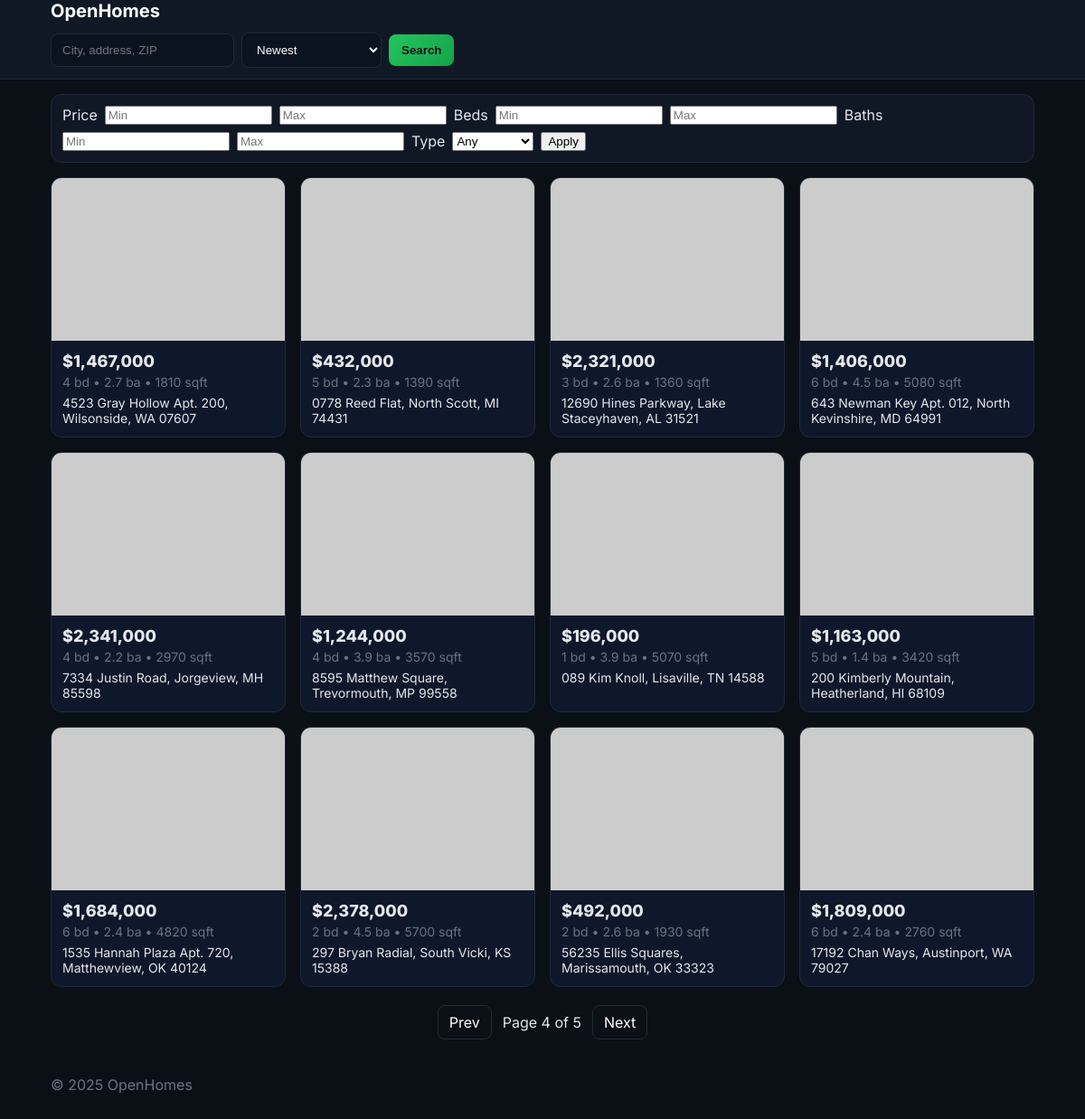
/?page=4, run on the app's committed database.
### app/models.py (models this page shows, shortened)
class Property(db.Model):
    __tablename__ = "properties"
    id: Mapped[int] = mapped_column(Integer, primary_key=True)
    title: Mapped[str] = mapped_column(String(255), nullable=False)
    address_line: Mapped[str] = mapped_column(String(255), nullable=False)
    city: Mapped[str] = mapped_column(String(120), nullable=False)
    state: Mapped[str] = mapped_column(String(20), nullable=False)
    zipcode: Mapped[str] = mapped_column(String(20), nullable=False)
    price: Mapped[int] = mapped_column(Integer, nullable=False, index=True)
    bedrooms: Mapped[int] = mapped_column(Integer, nullable=False, default=0)
    bathrooms: Mapped[float] = mapped_column(Float, nullable=False, default=0.0)
    property_type: Mapped[str] = mapped_column(String(50), nullable=False, default="house")
    square_feet: Mapped[int] = mapped_column(Integer, nullable=True)
    lot_size_sqft: Mapped[int] = mapped_column(Integer, nullable=True)
    latitude: Mapped[float] = mapped_column(Float, nullable=True)
    longitude: Mapped[float] = mapped_column(Float, nullable=True)
    year_built: Mapped[int] = mapped_column(Integer, nullable=True)
    description: Mapped[str] = mapped_column(Text, nullable=True)
    status: Mapped[str] = mapped_column(String(50), nullable=False, default="for_sale")
    created_at: Mapped[datetime] = mapped_column(DateTime, nullable=False, default=datetime.utcnow)
    updated_at: Mapped[datetime] = mapped_column(DateTime, nullable=False, default=datetime.utcnow, onupdate=datetime.utcnow)
    images: Mapped[List["PropertyImage"]] = relationship(
        back_populates="property",
        cascade="all, delete-orphan",
        lazy="selectin",
    )
    __table_args__ = (
        Index("idx_properties_city_state", "city", "state"),
        Index("idx_properties_created_at", "created_at"),
    )

### app/routes/pages.py (the view)
@pages_bp.get("/")
def home():
    per_page = int(request.args.get("per_page") or 12)
    page = int(request.args.get("page") or 1)
    query = Property.query.order_by(Property.created_at.desc())
    pagination = query.paginate(page=page, per_page=per_page, error_out=False)
    return render_template(
        "home.html",
        properties=pagination.items,
        pagination=pagination,
        search_params={},
    )

### app/templates/home.html (shortened to what this page needs)
{% extends 'base.html' %}
{% block content %}
<section class="filters">
  <div class="filter-row">
    <label>Price</label>
    <input type="number" id="min_price" placeholder="Min" min="0" />
    <input type="number" id="max_price" placeholder="Max" min="0" />
    <label>Beds</label>
    <input type="number" id="min_bed" placeholder="Min" min="0" />
    <input type="number" id="max_bed" placeholder="Max" min="0" />
    <label>Baths</label>
    <input type="number" id="min_bath" placeholder="Min" step="0.5" min="0" />
    <input type="number" id="max_bath" placeholder="Max" step="0.5" min="0" />
    <label>Type</label>
    <select id="type">
      <option value="">Any</option>
    </select>
    <button id="applyFilters">Apply</button>
  </div>
</section>
<section id="results" class="grid">
  {% for p in properties %}
  <a class="card" href="/properties/{{ p.id }}">
    <div class="card-image" style="background-image:url('{{ p.images[0].url if p.images else 'https://picsum.photos/640/420?grayscale' }}')"></div>
    <div class="card-body">
      <div class="price">${{ '{:,}'.format(p.price) }}</div>
      <div class="meta">{{ p.bedrooms }} bd • {{ p.bathrooms }} ba • {{ p.square_feet or '?' }} sqft</div>
      <div class="address">{{ p.address_line }}, {{ p.city }}, {{ p.state }} {{ p.zipcode }}</div>
    </div>
  </a>
  {% endfor %}
</section>
{% if pagination.pages > 1 %}
<nav class="pagination">
  {% if pagination.has_prev %}
  <a href="?page={{ pagination.prev_num }}" class="prev">Prev</a>
  {% endif %}
  <span>Page {{ pagination.page }} of {{ pagination.pages }}</span>
  {% if pagination.has_next %}
  <a href="?page={{ pagination.next_num }}" class="next">Next</a>
  {% endif %}
</nav>
{% endif %}
{% endblock %}

### app/static/css/styles.css (style rules this page uses)
* { box-sizing:border-box }
:root { --bg:#0b1017;--surface:#101826;--muted:#6b7280;--text:#e5e7eb;--primary:#22c55e;--card:#0f172a }
body { margin:0;background:var(--bg);color:var(--text);font-family:Inter,system-ui,-apple-system,Segoe UI,Roboto,Helvetica,Arial,sans-serif }
.filters { background:var(--surface);border:1px solid #1f2937;border-radius:12px;margin:16px 0 }
.filter-row { display:flex;flex-wrap:wrap;gap:8px;padding:12px }
.grid { display:grid;grid-template-columns:repeat(auto-fill,minmax(260px,1fr));gap:16px;margin:16px 0 }
.card { background:var(--card);border:1px solid #1f2937;border-radius:12px;overflow:hidden;text-decoration:none;color:inherit;display:flex;flex-direction:column }
.card-image { background:#0b1220;height:180px;background-size:cover;background-position:center }
.card-body { padding:12px }
.price { font-weight:800;font-size:18px }
.meta { color:var(--muted);font-size:14px;margin-top:4px }
.address { margin-top:6px;font-size:14px }
.pagination { display:flex;justify-content:center;align-items:center;gap:12px;margin:20px 0 }
.pagination a { color:#fff;text-decoration:none;padding:8px 12px;border:1px solid #1f2937;border-radius:8px }

### data on the page
Property: price "1,467,000", bedrooms "4", bathrooms "2.7", square_feet "1810", address_line "4523 Gray Hollow Apt. 200", city "Wilsonside", state "WA", zipcode "07607"
Property: price "432,000", bedrooms "5", bathrooms "2.3", square_feet "1390", address_line "0778 Reed Flat", city "North Scott", state "MI", zipcode "74431"
Property: price "2,321,000", bedrooms "3", bathrooms "2.6", square_feet "1360", address_line "12690 Hines Parkway", city "Lake Staceyhaven", state "AL", zipcode "31521"
Property: price "1,406,000", bedrooms "6", bathrooms "4.5", square_feet "5080", address_line "643 Newman Key Apt. 012", city "North Kevinshire", state "MD", zipcode "64991"
Property: price "2,341,000", bedrooms "4", bathrooms "2.2", square_feet "2970", address_line "7334 Justin Road", city "Jorgeview", state "MH", zipcode "85598"
Property: price "1,244,000", bedrooms "4", bathrooms "3.9", square_feet "3570", address_line "8595 Matthew Square", city "Trevormouth", state "MP", zipcode "99558"
Property: price "196,000", bedrooms "1", bathrooms "3.9", square_feet "5070", address_line "089 Kim Knoll", city "Lisaville", state "TN", zipcode "14588"
Property: price "1,163,000", bedrooms "5", bathrooms "1.4", square_feet "3420", address_line "200 Kimberly Mountain", city "Heatherland", state "HI", zipcode "68109"
Property: price "1,684,000", bedrooms "6", bathrooms "2.4", square_feet "4820", address_line "1535 Hannah Plaza Apt. 720", city "Matthewview", state "OK", zipcode "40124"
Property: price "2,378,000", bedrooms "2", bathrooms "4.5", square_feet "5700", address_line "297 Bryan Radial", city "South Vicki", state "KS", zipcode "15388"
Property: price "492,000", bedrooms "2", bathrooms "2.6", square_feet "1930", address_line "56235 Ellis Squares", city "Marissamouth", state "OK", zipcode "33323"
Property: price "1,809,000", bedrooms "6", bathrooms "2.4", square_feet "2760", address_line "17192 Chan Ways", city "Austinport", state "WA", zipcode "79027"

### other printed values
{{ pagination.page }} "4"
{{ pagination.pages }} "5"
{{ 2025 }} "2025"
